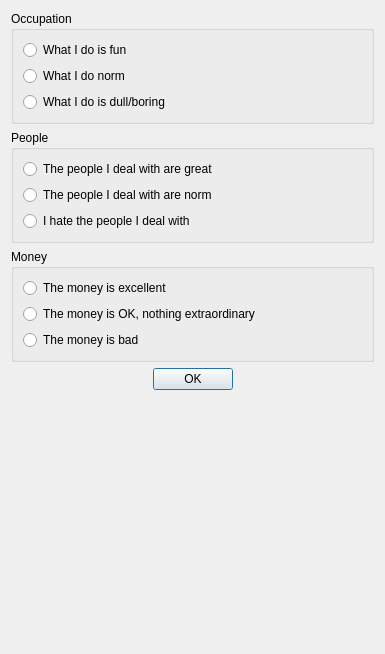
<?xml version="1.0" encoding="UTF-8"?>
<ui version="4.0">
 <class>Busy</class>
 <widget class="QDialog" name="ProfessionalLife">
  <property name="geometry">
   <rect>
    <x>0</x>
    <y>0</y>
    <width>385</width>
    <height>654</height>
   </rect>
  </property>
  <property name="sizePolicy">
   <sizepolicy hsizetype="Expanding" vsizetype="Expanding">
    <horstretch>0</horstretch>
    <verstretch>0</verstretch>
   </sizepolicy>
  </property>
  <property name="windowTitle">
   <string>Describe your professional life</string>
  </property>
  <layout class="QGridLayout" name="gridLayout">
   <item row="2" column="0">
    <widget class="QGroupBox" name="GBMoney">
     <property name="title">
      <string>Money</string>
     </property>
     <layout class="QGridLayout" name="gridLayout_4">
      <item row="0" column="0">
       <widget class="QRadioButton" name="radioButton_3">
        <property name="text">
         <string>The money is excellent</string>
        </property>
       </widget>
      </item>
      <item row="1" column="0">
       <widget class="QRadioButton" name="radioButton_4">
        <property name="text">
         <string>The money is OK, nothing extraordinary</string>
        </property>
       </widget>
      </item>
      <item row="2" column="0">
       <widget class="QRadioButton" name="radioButton_5">
        <property name="text">
         <string>The money is bad</string>
        </property>
       </widget>
      </item>
     </layout>
    </widget>
   </item>
   <item row="4" column="0">
    <layout class="QHBoxLayout" name="horizontalLayout">
     <item>
      <spacer name="horizontalSpacer">
       <property name="orientation">
        <enum>Qt::Horizontal</enum>
       </property>
       <property name="sizeHint" stdset="0">
        <size>
         <width>40</width>
         <height>20</height>
        </size>
       </property>
      </spacer>
     </item>
     <item>
      <widget class="QPushButton" name="PBOK">
       <property name="text">
        <string>OK</string>
       </property>
      </widget>
     </item>
     <item>
      <spacer name="horizontalSpacer_2">
       <property name="orientation">
        <enum>Qt::Horizontal</enum>
       </property>
       <property name="sizeHint" stdset="0">
        <size>
         <width>40</width>
         <height>20</height>
        </size>
       </property>
      </spacer>
     </item>
    </layout>
   </item>
   <item row="1" column="0">
    <widget class="QGroupBox" name="GBPeople">
     <property name="title">
      <string>People</string>
     </property>
     <layout class="QGridLayout" name="gridLayout_3">
      <item row="0" column="0">
       <widget class="QRadioButton" name="RBPeopleGreat">
        <property name="text">
         <string>The people I deal with are great</string>
        </property>
       </widget>
      </item>
      <item row="1" column="0">
       <widget class="QRadioButton" name="RBPeopleNorm">
        <property name="text">
         <string>The people I deal with are norm</string>
        </property>
       </widget>
      </item>
      <item row="2" column="0">
       <widget class="QRadioButton" name="RBPeopleUgly">
        <property name="text">
         <string>I hate the people I deal with</string>
        </property>
       </widget>
      </item>
     </layout>
    </widget>
   </item>
   <item row="0" column="0">
    <widget class="QGroupBox" name="GBOccupation">
     <property name="title">
      <string>Occupation</string>
     </property>
     <layout class="QGridLayout" name="gridLayout_2">
      <item row="0" column="0">
       <widget class="QRadioButton" name="RBOccupationFun">
        <property name="text">
         <string>What I do is fun</string>
        </property>
       </widget>
      </item>
      <item row="1" column="0">
       <widget class="QRadioButton" name="RBRBOccupationNorm">
        <property name="text">
         <string>What I do norm</string>
        </property>
       </widget>
      </item>
      <item row="2" column="0">
       <widget class="QRadioButton" name="RBOccupationDull">
        <property name="text">
         <string>What I do is dull/boring</string>
        </property>
       </widget>
      </item>
     </layout>
    </widget>
   </item>
   <item row="5" column="0">
    <spacer name="verticalSpacer">
     <property name="orientation">
      <enum>Qt::Vertical</enum>
     </property>
     <property name="sizeHint" stdset="0">
      <size>
       <width>20</width>
       <height>40</height>
      </size>
     </property>
    </spacer>
   </item>
  </layout>
 </widget>
 <resources/>
 <connections/>
</ui>
